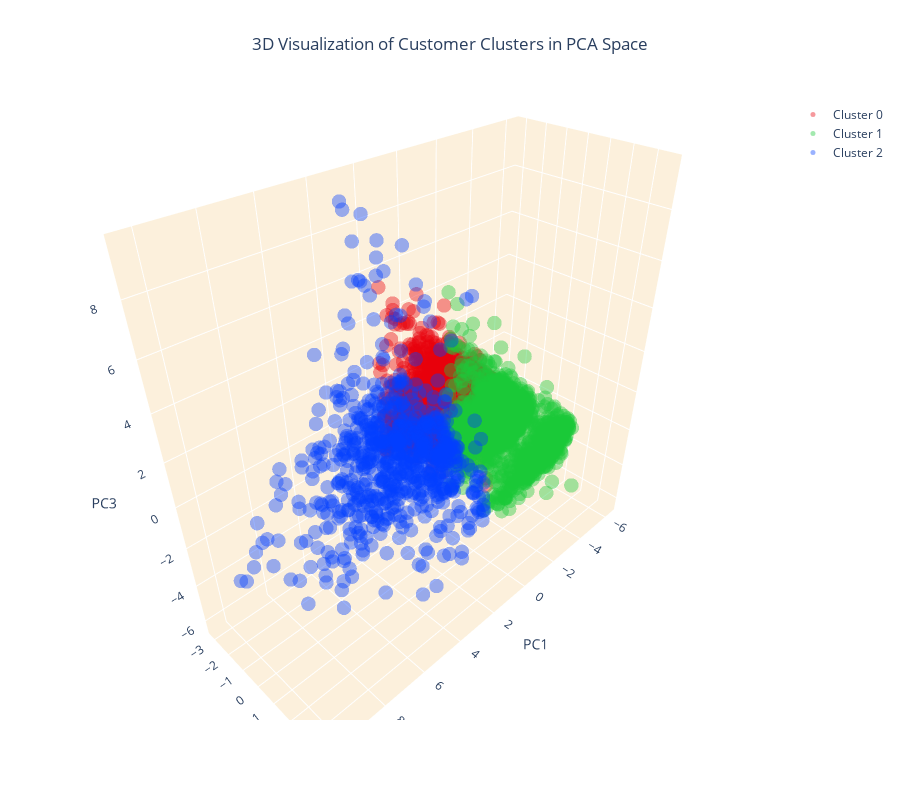

Notebook code cell kept with this figure:
### Code cell
# Create separate data frames for each cluster
cluster_0 = customer_data_pca[customer_data_pca['cluster'] == 0]
cluster_1 = customer_data_pca[customer_data_pca['cluster'] == 1]
cluster_2 = customer_data_pca[customer_data_pca['cluster'] == 2]

# Create a 3D scatter plot
fig = go.Figure()

# Add data points for each cluster separately and specify the color
fig.add_trace(go.Scatter3d(x=cluster_0['PC1'], y=cluster_0['PC2'], z=cluster_0['PC3'],
                           mode='markers', marker=dict(color=colors[0], size=5, opacity=0.4), name='Cluster 0'))
fig.add_trace(go.Scatter3d(x=cluster_1['PC1'], y=cluster_1['PC2'], z=cluster_1['PC3'],
                           mode='markers', marker=dict(color=colors[1], size=5, opacity=0.4), name='Cluster 1'))
fig.add_trace(go.Scatter3d(x=cluster_2['PC1'], y=cluster_2['PC2'], z=cluster_2['PC3'],
                           mode='markers', marker=dict(color=colors[2], size=5, opacity=0.4), name='Cluster 2'))

# Set the title and layout details
fig.update_layout(
    title=dict(text='3D Visualization of Customer Clusters in PCA Space', x=0.5),
    scene=dict(
        xaxis=dict(backgroundcolor="#fcf0dc", gridcolor='white', title='PC1'),
        yaxis=dict(backgroundcolor="#fcf0dc", gridcolor='white', title='PC2'),
        zaxis=dict(backgroundcolor="#fcf0dc", gridcolor='white', title='PC3'),
    ),
    width=900,
    height=800
)

# Show the plot
fig.show()

### Figure 1 — Plotly figure (JSON) as saved in the notebook; plotly's stock layout.template omitted (floating-point values rounded to 4 significant figures; data arrays with more than 128 entries replaced by an {"elided": "..."} marker saying what was removed)
{"data": [{"marker": {"color": "#e8000b", "opacity": 0.4, "size": 5}, "mode": "markers", "name": "Cluster 0", "type": "scatter3d", "x": {"elided": "1689 float values"}, "y": {"elided": "1689 float values"}, "z": {"elided": "1689 float values"}}, {"marker": {"color": "#1ac938", "opacity": 0.4, "size": 5}, "mode": "markers", "name": "Cluster 1", "type": "scatter3d", "x": {"elided": "1650 float values"}, "y": {"elided": "1650 float values"}, "z": {"elided": "1650 float values"}}, {"marker": {"color": "#023eff", "opacity": 0.4, "size": 5}, "mode": "markers", "name": "Cluster 2", "type": "scatter3d", "x": {"elided": "728 float values"}, "y": {"elided": "728 float values"}, "z": {"elided": "728 float values"}}], "layout": {"height": 800, "scene": {"xaxis": {"backgroundcolor": "#fcf0dc", "gridcolor": "white", "title": {"text": "PC1"}}, "yaxis": {"backgroundcolor": "#fcf0dc", "gridcolor": "white", "title": {"text": "PC2"}}, "zaxis": {"backgroundcolor": "#fcf0dc", "gridcolor": "white", "title": {"text": "PC3"}}}, "title": {"text": "3D Visualization of Customer Clusters in PCA Space", "x": 0.5}, "width": 900}}
